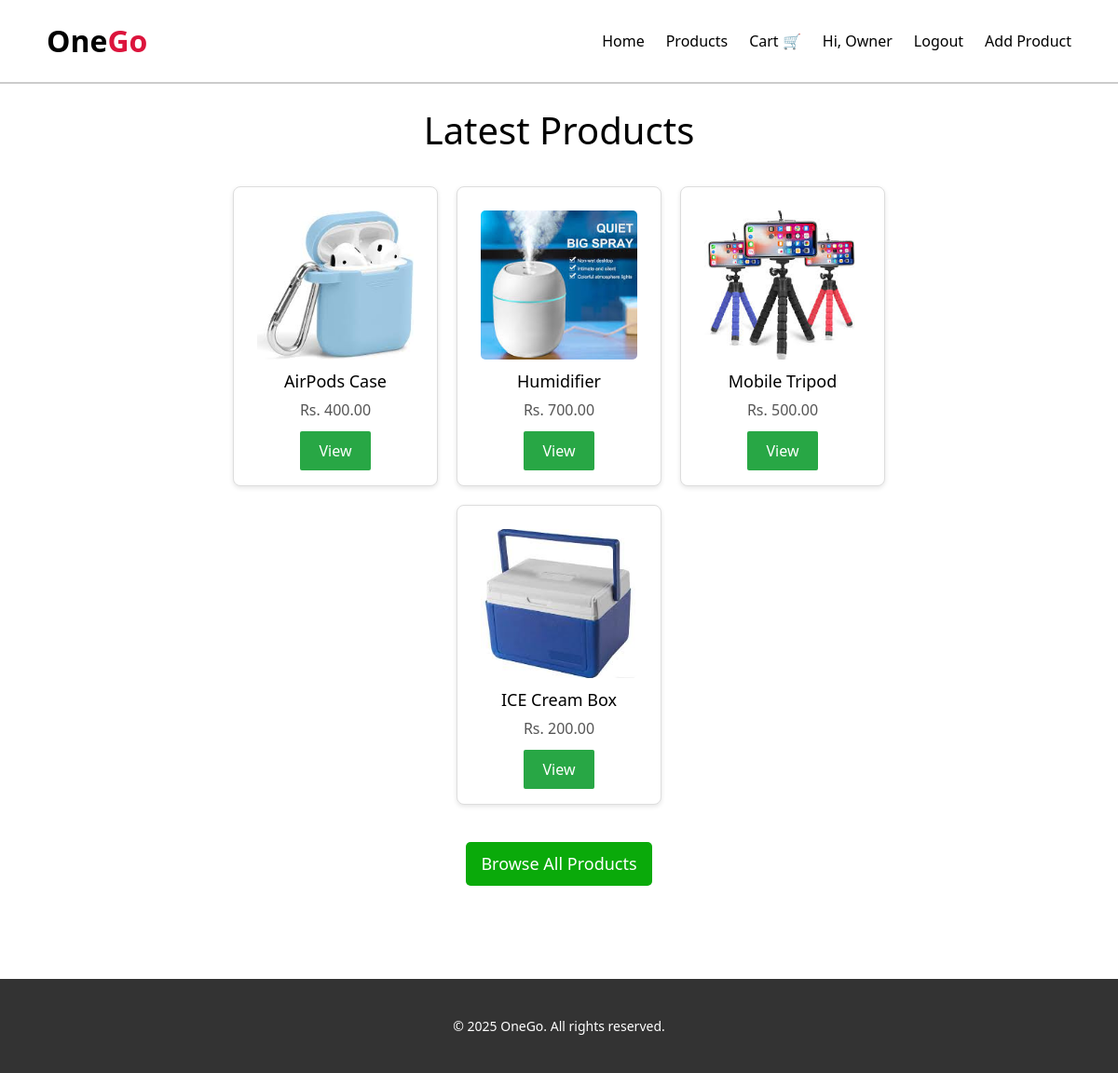
The app's page / (signed in) with its own data.
### store/models.py (models this page shows, shortened)
class Product(models.Model):
    name = models.CharField(max_length=100)
    price = models.DecimalField(max_digits=10, decimal_places=2)
    category = models.CharField(max_length=50)
    image = models.ImageField(upload_to='products/')
    description = models.TextField()
    stock = models.PositiveIntegerField(default=0)

### store/views.py (the view)
# urls.py: 2. Add a URL to urlpatterns:  path('', views.home, name='home')
def home(request):
    products = Product.objects.all()[:4]
    return render(request, 'store/home.html', {'products': products})

### store/templates/store/home.html (shortened to what this page needs)
{% extends 'store/base.html' %}
{% load static %}
{% block content %}
<div class="container2">
    <h2 class="heading">Latest Products</h2>
    <div class="product-grid">
        {% for product in products %}
        <div class="product-card">
            <img src="{{ product.image.url }}" alt="{{ product.name }}">
            <h3>{{ product.name }}</h3>
            <p>Rs. {{ product.price }}</p>
            <a href="{% url 'product_detail' product.id %}" class="btn">View</a>
        </div>
        {% empty %}
        <p>No products available.</p>
        {% endfor %}
    </div>
    <div class="headingButton">
        <a href="{% url 'products' %}" class="btn">Browse All Products</a>
    </div>
</div>
{% endblock %}

### store/templates/store/base.html (shortened to what this page needs)
{% load static %}
<!DOCTYPE html>
<html lang="en">
<head>
    <link rel="stylesheet" href="{% static 'store/style.css' %}">
    <script src="https://cdn.jsdelivr.net/npm/@tailwindcss/browser@4"></script>
    <link rel="stylesheet" href="https://cdnjs.cloudflare.com/ajax/libs/font-awesome/6.5.0/css/all.min.css">
</head>
<body>
    <nav class="navbar">
        <div class="container">
            <a href="{% url 'home' %}" class="logo">One<span style="color:crimson">Go</span></a>
            <ul class="nav-links" id="nav-links">
                <li><a href="{% url 'home' %}">Home</a></li>
                <li><a href="{% url 'products' %}">Products</a></li>
                <li><a href="{% url 'view_cart' %}">Cart 🛒</a></li>
                {% if user.is_authenticated %}
                <li><a href="#">Hi, {{ user.username }}</a></li>
                <li>
                    <form action="{% url 'logout' %}" method="post" style="display:inline;">
                        <button type="submit" class="logout-btn">Logout</button>
                    </form>
                </li>
                {% else %}
                <li><a href="{% url 'login' %}">Login</a></li>
                <li><a href="{% url 'register' %}">Register</a></li>
                {% endif %}
                {% if request.user.is_authenticated and request.user.is_staff %}
                <li><a href="{% url 'add_product' %}">Add Product</a></li>
                {% endif %}
            </ul>
        </div>
    </nav>
    <div class="container">
        {% block content %}
        {% endblock %}
    </div>
    <footer class="footer">
        <div class="container2">
            <p>&copy; 2025 OneGo. All rights reserved.</p>
        </div>
    </footer>
</body>
</html>

### store/templates/store/base.html (style rules this page uses)
.navbar { padding: 20px 40px; border-bottom: 2px solid; border-color: #ccc; }
.container { display: flex; justify-content: space-between; align-items: center; max-width: 1100px; margin:0 auto; }
.logo { font-size: 2rem; font-weight: bold; text-decoration: none; color: #000; }
.nav-links { list-style: none; display: flex; justify-content: center; align-items: center; gap: 23px; }
.nav-links a { text-decoration: none; font-size: 1rem; }
.logout-btn { background: none; border: none; cursor: pointer; font: inherit; }
.footer { text-align: center; background-color: #333; color: white; padding: 20px 0; margin-top: 40px; font-size: 14px; }

### store/templates/store/home.html (style rules this page uses)
.container2 { width: 80%; max-width: 1100px; margin: 0 auto; padding: 20px; flex-direction: column; }
.heading { text-align: center; font-size: 2.5rem; margin-bottom: 20px; }
.product-grid { display: flex; justify-content: center; flex-wrap: wrap; gap: 20px; margin-top: 30px; }
.product-card { background: #fff; border: 1px solid #ddd; border-radius: 8px; width: 220px; padding: 25px; box-shadow: 0 2px 5px rgba(0, 0, 0, 0.1); text-align: center; }
.product-card img { width: 100%; height: 160px; object-fit: cover; border-radius: 5px; }
.product-card h3 { margin: 10px 0 5px; font-size: 18px; }
.product-card p { color: #555; margin-bottom: 20px; }
.product-card .btn { background-color: #28a745; color: white; padding: 10px 20px; border: none; border-radius: 2px; cursor: pointer; text-decoration: none; }
.headingButton { text-align: center; margin-top: 20px; background-color: rgb(10, 170, 10); color: white; border-radius: 5px; padding: 10px; font-size: 18px; cursor: pointer; width: 200px; margin: 40px auto; }

### records on screen
Product: image (picture), name "AirPods Case", price "400.00"
Product: image (picture), name "Humidifier", price "700.00"
Product: image (picture), name "Mobile Tripod", price "500.00"
Product: image (picture), name "ICE Cream Box", price "200.00"

### other values on screen
{{ user.username }} "Owner"
